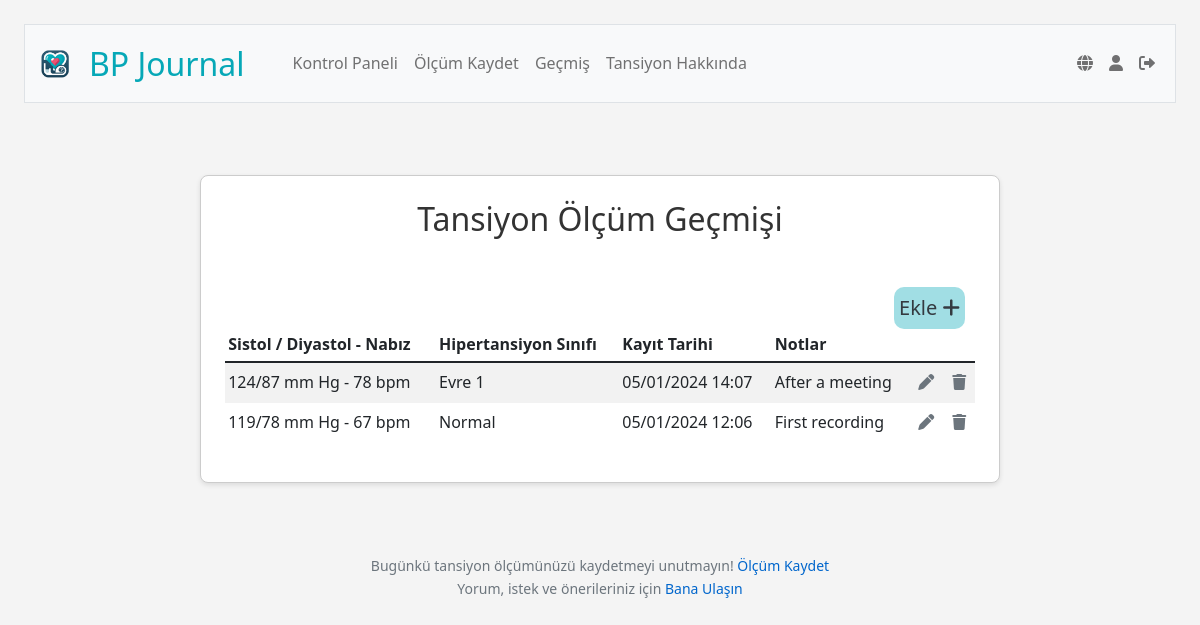
/history (signed in), run on an earlier commit of the app's database.
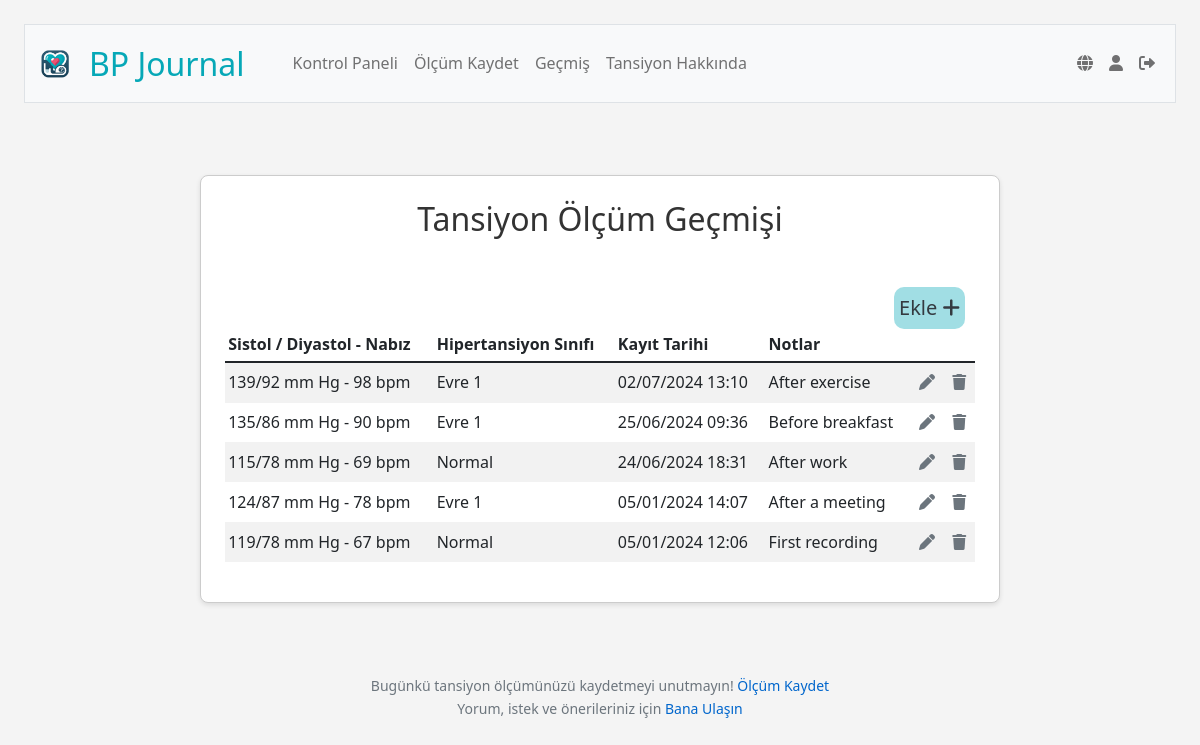
And on a later commit of the database.
### tables this page shows
CREATE TABLE blood_pressure_readings (
id INTEGER PRIMARY KEY AUTOINCREMENT NOT NULL,
user_id INTEGER NOT NULL,
systolic INTEGER NOT NULL,
diastolic INTEGER NOT NULL,
pulse INTEGER,
reading_date DATETIME DEFAULT CURRENT_TIMESTAMP,
notes TEXT,
FOREIGN KEY (user_id) REFERENCES users (id));

### app.py (the view)
@app.route("/history", methods=["GET", "POST"])
@login_required
def history():
    data=g.language_data['history']
    if request.method == "POST":
        if "edit_record" in request.form:
            record_id = request.form.get("record_id")
            return redirect(url_for('edit', id=record_id))
        elif "remove_record" in request.form:
            record_id = request.form.get("record_id")
            try:
                db.execute("DELETE FROM blood_pressure_readings WHERE id = ?", record_id)
                flash(data['removeSuccess'], 'success')
                return redirect("/history")
            except Exception as e:
                flash(f"{data['removeFail']} {e}", 'danger')
                return redirect("/history")
    else:
        user_id = session["user_id"]
        user_timezone = db.execute("SELECT timezone FROM users WHERE id = ?", user_id)[0]['timezone']
        user_tz = pytz.timezone(user_timezone)
        recording_rows = db.execute("""
                                    SELECT *
                                    FROM blood_pressure_readings
                                    WHERE user_id = ?
                                    ORDER BY reading_date DESC
        """, user_id)
        for row in recording_rows:
            row["classification"] = classify_bp(row["systolic"], row["diastolic"])
            utc_time = row["reading_date"]
            try:
                local_time = pytz.utc.localize(datetime.strptime(utc_time, '%Y-%m-%d %H:%M:%S')).astimezone(user_tz)
                row["reading_date"] = local_time.strftime('%d/%m/%Y %H:%M')
            except Exception:
                row["reading_date"] = utc_time
    return render_template("history.html", classes=g.language_data['classes'], history=recording_rows, data=data)

### app.py (called while the page is built)
@app.before_request
def load_language_data():
    if 'language' not in session:
        session['language'] = 'tr'
    user_lang = session['language']
    with open(f'languages/{user_lang}.json', 'r') as file:
        g.language_data = json.load(file)
    g.language_data['current_lang'] = user_lang

@app.after_request
def after_request(response):
    response.headers["Cache-Control"] = "no-cache, no-store, must-revalidate"
    response.headers["Expires"] = 0
    response.headers["Pragma"] = "no-cache"
    return response

@app.context_processor
def inject_layout_data():
    return dict(layout_data=g.language_data['layout'])

@app.context_processor
def inject_user_details():
    if 'user_id' in session:
        user_id = session['user_id']
        user_info = db.execute("SELECT username FROM users WHERE id = ?", user_id)
        if user_info:
            username = user_info[0]['username']
        else:
            username = None
    else:
        username = None
    return {'username': username}

### templates/history.html (shortened to what this page needs)
{% extends "layout.html" %}
{% block main %}
    <div class="section">
        <h2>{{ data.heading }}</h2>
        <a class="add-record-button" href="/record" title="{{ layout_data.recordReading }}">
            {{ data.recordReading }} <i class="fas fa-plus icon"></i>
        </a>
        <link rel="stylesheet" href="https://cdnjs.cloudflare.com/ajax/libs/font-awesome/6.0.0-beta3/css/all.min.css">
        <table class="table table-striped">
            <thead>
                <tr>
                    <th class="text-start">{{ data.combined }}</th>
                    <th class="text-start">{{ data.readingClassification }}</th>
                    <th class="text-start">{{ data.dateRecorded }}</th>
                    <th class="text-start">{{ data.notes }}</th>
                    <th class="text-start"></th>
                    <th class="text-start"></th>
                </tr>
            </thead>
            <tbody>
                {% for row in history %}
                <tr>
                    <td class="text-start">{{ row.systolic }}/{{ row.diastolic }} mm Hg - {{ row.pulse }} bpm</td>
                    <td class="text-start">{{ classes[row.classification] }}</td>
                    <td class="text-start">{{ row.reading_date }}</td>
                    <td class="text-start">{{ row.notes }}</td>
                    <td>
                    <form action="/history" method="POST" style="display:inline;">
                        <button type="submit" name="edit_record" class="icon-btn" title="{{ data.editRecording }}">
                            <i class="fas fa-pen"></i>
                        </button>
                    </form>
                    </td>
                    <td>
                    <form action="/history" method="POST" style="display:inline;">
                        <button type="submit" name="remove_record" class="icon-btn" title="{{ data.removeRecording }}">
                            <i class="fas fa-trash"></i>
                        </button>
                    </form>
                    </td>
                </tr>
                {% endfor %}
            </tbody>
        </table>
    </div>
{% endblock %}

What changed in the data, as far as the page shows it:
added blood_pressure_readings: systolic "139", diastolic "92", pulse "98", classes "Evre 1", reading_date "02/07/2024 13:10", notes "After exercise"
added blood_pressure_readings: systolic "135", diastolic "86", pulse "90", classes "Evre 1", reading_date "25/06/2024 09:36", notes "Before breakfast"
added blood_pressure_readings: systolic "115", diastolic "78", pulse "69", classes "Normal", reading_date "24/06/2024 18:31", notes "After work"
